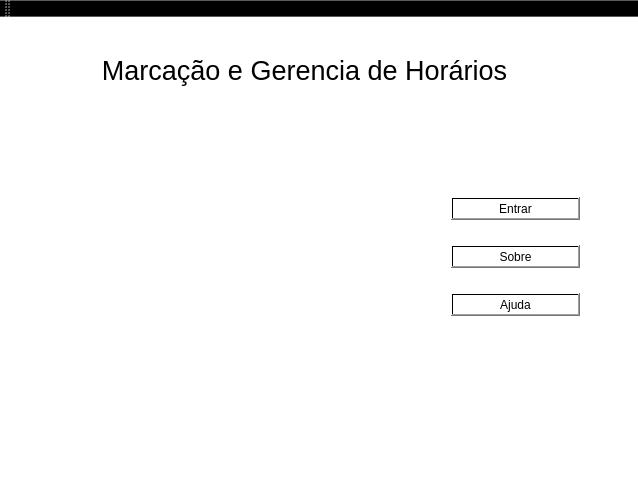
<?xml version="1.0" encoding="UTF-8"?>
<ui version="4.0">
 <class>primeira</class>
 <widget class="QMainWindow" name="primeira">
  <property name="geometry">
   <rect>
    <x>0</x>
    <y>0</y>
    <width>638</width>
    <height>498</height>
   </rect>
  </property>
  <property name="windowTitle">
   <string>primeira</string>
  </property>
  <property name="styleSheet">
   <string notr="true">background-color: qlineargradient(spread:pad, x1:0, y1:0, x2:1, y2:0, stop:0 rgba(255, 255, 255, 255), stop:1 rgba(255, 255, 255, 255));</string>
  </property>
  <widget class="QWidget" name="centralWidget">
   <widget class="QLabel" name="label">
    <property name="geometry">
     <rect>
      <x>80</x>
      <y>20</y>
      <width>449</width>
      <height>67</height>
     </rect>
    </property>
    <property name="font">
     <font>
      <pointsize>20</pointsize>
     </font>
    </property>
    <property name="text">
     <string>Marcação e Gerencia de Horários</string>
    </property>
    <property name="alignment">
     <set>Qt::AlignCenter</set>
    </property>
   </widget>
   <widget class="QLabel" name="label_img">
    <property name="geometry">
     <rect>
      <x>0</x>
      <y>100</y>
      <width>380</width>
      <height>340</height>
     </rect>
    </property>
    <property name="text">
     <string/>
    </property>
    <property name="alignment">
     <set>Qt::AlignLeading|Qt::AlignLeft|Qt::AlignVCenter</set>
    </property>
   </widget>
   <widget class="QWidget" name="layoutWidget">
    <property name="geometry">
     <rect>
      <x>440</x>
      <y>150</y>
      <width>151</width>
      <height>181</height>
     </rect>
    </property>
    <layout class="QVBoxLayout" name="verticalLayout">
     <item>
      <widget class="QPushButton" name="btEntrar">
       <property name="text">
        <string>Entrar</string>
       </property>
      </widget>
     </item>
     <item>
      <widget class="QPushButton" name="btSobre">
       <property name="text">
        <string>Sobre</string>
       </property>
      </widget>
     </item>
     <item>
      <widget class="QPushButton" name="btAjuda">
       <property name="text">
        <string>Ajuda</string>
       </property>
      </widget>
     </item>
    </layout>
   </widget>
  </widget>
  <widget class="QToolBar" name="mainToolBar">
   <attribute name="toolBarArea">
    <enum>TopToolBarArea</enum>
   </attribute>
   <attribute name="toolBarBreak">
    <bool>false</bool>
   </attribute>
  </widget>
  <widget class="QStatusBar" name="statusBar"/>
  <widget class="QMenuBar" name="menuBar">
   <property name="geometry">
    <rect>
     <x>0</x>
     <y>0</y>
     <width>638</width>
     <height>21</height>
    </rect>
   </property>
  </widget>
 </widget>
 <layoutdefault spacing="6" margin="11"/>
 <resources/>
 <connections/>
</ui>
